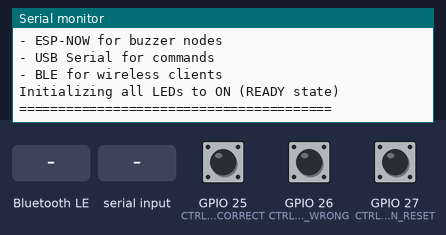
Recording of a program running on a simulated ESP32. Parts: the last lines printed to the serial monitor. The inputs (shaded band) are chosen by the test bench; at power-on: GPIO 25 (CTRL_BUTTON_CORRECT) HIGH, GPIO 26 (CTRL_BUTTON_WRONG) HIGH, GPIO 27 (CTRL_BUTTON_RESET) HIGH. Nothing arrives over Bluetooth unless stated; a phone connects over Bluetooth LE 3 s after start.

Above: at 2.7 s.
2.8 s: GPIO 25 (CTRL_BUTTON_CORRECT) pulled LOW for 0.15 s
At 3.8 s:
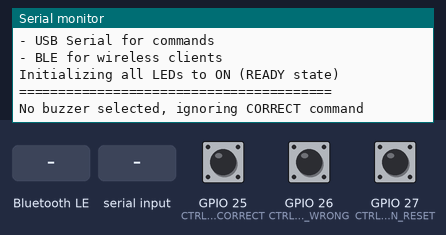
5.5 s: GPIO 26 (CTRL_BUTTON_WRONG) pulled LOW for 0.15 s
At 6.2 s:
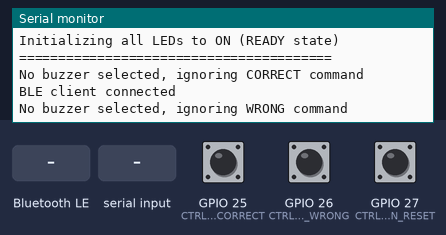
7.1 s: GPIO 27 (CTRL_BUTTON_RESET) pulled LOW for 0.15 s
At 8.4 s:
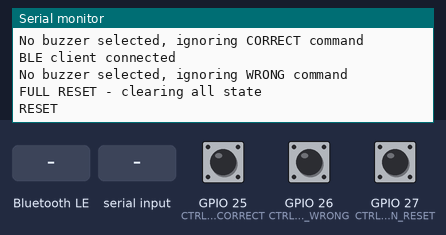
8.7 s: Bluetooth LE write "CORRECT" received
At 9.1 s:
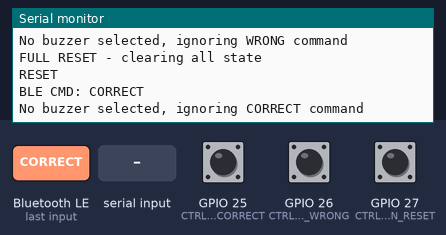
10.2 s: "CORRECT\n" received over Serial
At 11.4 s:
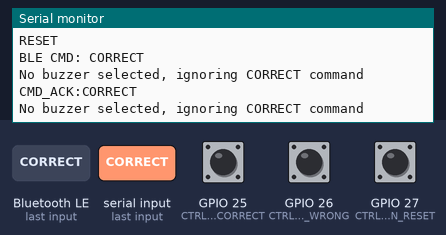
11.7 s: Bluetooth LE write "WRONG" received
At 12.6 s:
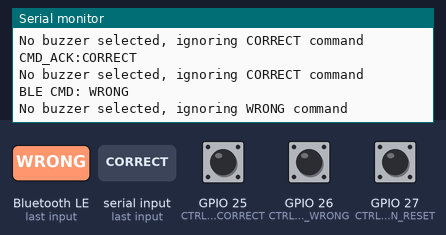
Timing chart, 0 to 14.2 s (numbered marks = the images above; inputs shaded):
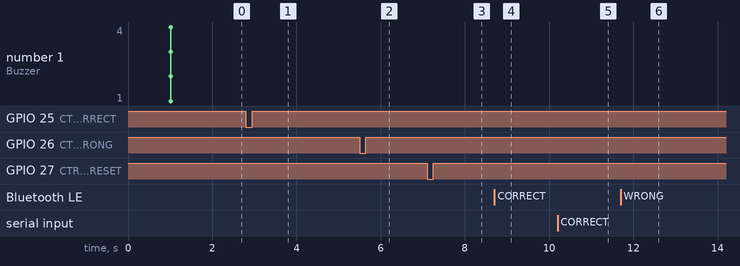

Measured:
- after the input at 2.8 s, the serial monitor: prints a new line after 0.05 s (image 1)
- after the input at 5.5 s, the serial monitor: prints a new line after 0.05 s (image 2)
- after the input at 7.1 s, the serial monitor: prints a new line after 0.05 s (image 3)
- after the input at 8.7 s, the serial monitor: prints a new line at once (image 4)
- after the input at 10.2 s, the serial monitor: prints a new line at once (image 5)
- after the input at 11.7 s, the serial monitor: prints a new line at once (image 6)

The program:

main.cpp
```cpp
// Entry point for quiz buzzer system
// This file is intentionally empty - the actual implementation
// is in buzzer_node.cpp or controller.cpp, selected by build_src_filter
// in platformio.ini based on the environment being built.
```

protocol.h
```cpp
#ifndef PROTOCOL_H
#define PROTOCOL_H

#include <Arduino.h>

// Message types
enum MessageType : uint8_t {
  MSG_BUTTON_PRESS = 1,
  MSG_LED_COMMAND = 2,
  MSG_ACK = 3,
  MSG_HEARTBEAT = 4,
  MSG_STATE_REQUEST = 5,
  MSG_STATE_SYNC = 6
};

// LED states
enum LEDState : uint8_t {
  LED_OFF = 0,    // LED off (locked out or other buzzer selected)
  LED_ON = 1,     // LED solid on (ready state, full brightness)
  LED_BLINK = 2,  // Two-stage blink: 5Hz fast for 3s, then 2Hz slow (selected buzzer)
  LED_FADE = 3    // Breathing fade effect for disconnected state (smooth in/out)
};

// ESP-NOW message structure
struct BuzzerMessage {
  uint8_t node_id;      // 1-4 for buzzer nodes
  uint8_t msg_type;     // MessageType enum
  uint8_t value;        // LED state or press count
                        // For MSG_STATE_SYNC: bits 0-3 = locked buzzers bitmask
                        //                     bits 4-6 = selected buzzer (0-4)
                        //                     bit 7    = game state mode (0=LOCKED, 1=PARTIAL_LOCKOUT)
  uint32_t timestamp;   // millis() for deduplication
};

// Custom MAC address base
const uint8_t MAC_BASE[6] = {0xAA, 0xBB, 0xCC, 0xDD, 0xEE, 0x00};

#endif // PROTOCOL_H
```

config.h
```cpp
#ifndef CONFIG_H
#define CONFIG_H

#include <Arduino.h>

// ============================================================================
// PIN ASSIGNMENTS
// ============================================================================

// Buzzer Node Pins
#define BUZZER_BUTTON_PIN 12 // Button input with internal pullup
#define BUZZER_LED_PIN 13    // LED output
#define BUZZER_SPEAKER_PIN                                                     \
  14 // Reserved for future speaker (not implemented in v1)

// Main Controller Pins
#define CTRL_BUTTON_CORRECT 25 // Correct answer button (with internal pullup)
#define CTRL_BUTTON_WRONG 26   // Wrong answer button (with internal pullup)
#define CTRL_BUTTON_RESET 27   // Full reset button (with internal pullup)

// ============================================================================
// TIMING CONSTANTS
// ============================================================================

#define BLINK_INTERVAL_MS 500 // LED blink rate: 2Hz (500ms on, 500ms off)
#define DEBOUNCE_DELAY_MS 50  // Button debounce time
#define RETRY_INTERVAL_MS 10  // ESP-NOW retry interval
#define MAX_RETRIES 3         // Maximum message retransmission attempts

// Connection monitoring
#define HEARTBEAT_INTERVAL_MS 2000 // Send heartbeat every 2 seconds
#define CONNECTION_TIMEOUT_MS 5000 // Consider node disconnected after 5 seconds
#define DISCONNECT_BLINK_INTERVAL_MS                                           \
  100 // Fast blink when disconnected: 10Hz (100ms on, 100ms off)

// PWM/LEDC Configuration for smooth LED control
// ESP32 LEDC peripheral provides hardware PWM for brightness control
#define LED_PWM_CHANNEL 0       // LEDC channel (0-15 available)
#define LED_PWM_FREQUENCY 5000  // PWM frequency in Hz (5kHz recommended to avoid flicker)
#define LED_PWM_RESOLUTION 8    // 8-bit resolution gives 0-255 brightness levels

// LED Fade Configuration for breathing effect
// Breathing effect creates smooth fade in/out during disconnected state
#define FADE_STEP 5             // Brightness increment per fade step (smaller = smoother)
#define FADE_INTERVAL_MS 20     // Time between fade steps (achieves ~2-3s per cycle)

// Two-stage Blink Configuration for pressed buzzer feedback
// Fast initial blink grabs attention, then transitions to slower sustained blink
#define FAST_BLINK_DURATION_MS 3000  // Duration of fast blink phase (3 seconds)
#define FAST_BLINK_INTERVAL_MS 100   // Fast blink interval: 5Hz (100ms on/off)

// ============================================================================
// COMMUNICATION CONSTANTS
// ============================================================================

#define SERIAL_BAUD_RATE 115200      // USB serial baud rate
#define MESSAGE_QUEUE_SIZE 10        // Maximum queued serial messages
#define ESPNOW_CHANNEL 1             // ESP-NOW WiFi channel (1-13)
#define SERIAL_INPUT_BUFFER_SIZE 256 // Buffer size for serial command input

// BLE Configuration
#define BLE_DEVICE_NAME "QuizBuzzer" // Base name (will append last 4 MAC digits)
#define BLE_MTU_SIZE 512             // Maximum transmission unit (23-517 bytes)

// Nordic UART Service UUIDs (industry standard)
#define BLE_SERVICE_UUID "6e400001-b5a3-f393-e0a9-e50e24dcca9e"
#define BLE_TX_CHAR_UUID "6e400003-b5a3-f393-e0a9-e50e24dcca9e" // Notify (ESP32 -> Client)
#define BLE_RX_CHAR_UUID "6e400002-b5a3-f393-e0a9-e50e24dcca9e" // Write (Client -> ESP32)

// ============================================================================
// GAME CONFIGURATION
// ============================================================================

#define NUM_BUZZERS 4 // Total number of buzzer nodes

#endif // CONFIG_H
```

Source omitted: controller.cpp (20174 bytes)
